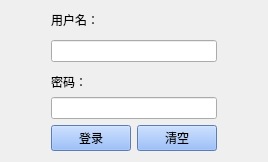
    <widget class="QWidget" name="widget" native="true">
     <property name="sizePolicy">
      <sizepolicy hsizetype="Preferred" vsizetype="Fixed">
       <horstretch>0</horstretch>
       <verstretch>0</verstretch>
      </sizepolicy>
     </property>
     <layout class="QGridLayout" name="gridLayout">
      <item row="1" column="0">
       <spacer name="horizontalSpacer_3">
        <property name="orientation">
         <enum>Qt::Horizontal</enum>
        </property>
        <property name="sizeHint" stdset="0">
         <size>
          <width>40</width>
          <height>20</height>
         </size>
        </property>
       </spacer>
      </item>
      <item row="1" column="4">
       <spacer name="horizontalSpacer_2">
        <property name="orientation">
         <enum>Qt::Horizontal</enum>
        </property>
        <property name="sizeHint" stdset="0">
         <size>
          <width>40</width>
          <height>20</height>
         </size>
        </property>
       </spacer>
      </item>
      <item row="6" column="3">
       <widget class="QPushButton" name="editButton">
        <property name="palette">
         <palette>
          <active>
           <colorrole role="WindowText">
            <brush brushstyle="SolidPattern">
             <color alpha="255">
              <red>0</red>
              <green>0</green>
              <blue>0</blue>
             </color>
            </brush>
           </colorrole>
           <colorrole role="Button">
            <brush brushstyle="SolidPattern">
             <color alpha="255">
              <red>130</red>
              <green>175</green>
              <blue>249</blue>
             </color>
            </brush>
           </colorrole>
           <colorrole role="Light">
            <brush brushstyle="SolidPattern">
             <color alpha="255">
              <red>252</red>
              <green>253</green>
              <blue>255</blue>
             </color>
            </brush>
           </colorrole>
           <colorrole role="Midlight">
            <brush brushstyle="SolidPattern">
             <color alpha="255">
              <red>191</red>
              <green>214</green>
              <blue>252</blue>
             </color>
            </brush>
           </colorrole>
           <colorrole role="Dark">
            <brush brushstyle="SolidPattern">
             <color alpha="255">
              <red>65</red>
              <green>87</green>
              <blue>124</blue>
             </color>
            </brush>
           </colorrole>
           <colorrole role="Mid">
            <brush brushstyle="SolidPattern">
             <color alpha="255">
              <red>87</red>
              <green>117</green>
              <blue>166</blue>
             </color>
            </brush>
           </colorrole>
           <colorrole role="Text">
            <brush brushstyle="SolidPattern">
             <color alpha="255">
              <red>0</red>
              <green>0</green>
              <blue>0</blue>
             </color>
            </brush>
           </colorrole>
           <colorrole role="BrightText">
            <brush brushstyle="SolidPattern">
             <color alpha="255">
              <red>255</red>
              <green>255</green>
              <blue>255</blue>
             </color>
            </brush>
           </colorrole>
           <colorrole role="ButtonText">
            <brush brushstyle="SolidPattern">
             <color alpha="255">
              <red>0</red>
              <green>0</green>
              <blue>0</blue>
             </color>
            </brush>
           </colorrole>
           <colorrole role="Base">
            <brush brushstyle="SolidPattern">
             <color alpha="255">
              <red>255</red>
              <green>255</green>
              <blue>255</blue>
             </color>
            </brush>
           </colorrole>
           <colorrole role="Window">
            <brush brushstyle="SolidPattern">
             <color alpha="255">
              <red>130</red>
              <green>175</green>
              <blue>249</blue>
             </color>
            </brush>
           </colorrole>
           <colorrole role="Shadow">
            <brush brushstyle="SolidPattern">
             <color alpha="255">
              <red>0</red>
              <green>0</green>
              <blue>0</blue>
             </color>
            </brush>
           </colorrole>
           <colorrole role="AlternateBase">
            <brush brushstyle="SolidPattern">
             <color alpha="255">
              <red>192</red>
              <green>215</green>
              <blue>252</blue>
             </color>
            </brush>
           </colorrole>
           <colorrole role="ToolTipBase">
            <brush brushstyle="SolidPattern">
             <color alpha="255">
              <red>255</red>
              <green>255</green>
              <blue>220</blue>
             </color>
            </brush>
           </colorrole>
           <colorrole role="ToolTipText">
            <brush brushstyle="SolidPattern">
             <color alpha="255">
              <red>0</red>
              <green>0</green>
              <blue>0</blue>
             </color>
            </brush>
           </colorrole>
           <colorrole role="PlaceholderText">
            <brush brushstyle="SolidPattern">
             <color alpha="128">
              <red>0</red>
              <green>0</green>
              <blue>0</blue>
             </color>
            </brush>
           </colorrole>
          </active>
          <inactive>
           <colorrole role="WindowText">
            <brush brushstyle="SolidPattern">
             <color alpha="255">
              <red>0</red>
              <green>0</green>
              <blue>0</blue>
             </color>
            </brush>
           </colorrole>
           <colorrole role="Button">
            <brush brushstyle="SolidPattern">
             <color alpha="255">
              <red>130</red>
              <green>175</green>
              <blue>249</blue>
             </color>
            </brush>
           </colorrole>
           <colorrole role="Light">
            <brush brushstyle="SolidPattern">
             <color alpha="255">
              <red>252</red>
              <green>253</green>
              <blue>255</blue>
             </color>
            </brush>
           </colorrole>
           <colorrole role="Midlight">
            <brush brushstyle="SolidPattern">
             <color alpha="255">
              <red>191</red>
              <green>214</green>
              <blue>252</blue>
             </color>
            </brush>
           </colorrole>
           <colorrole role="Dark">
            <brush brushstyle="SolidPattern">
             <color alpha="255">
              <red>65</red>
              <green>87</green>
              <blue>124</blue>
             </color>
            </brush>
           </colorrole>
           <colorrole role="Mid">
            <brush brushstyle="SolidPattern">
             <color alpha="255">
              <red>87</red>
              <green>117</green>
              <blue>166</blue>
             </color>
            </brush>
           </colorrole>
           <colorrole role="Text">
            <brush brushstyle="SolidPattern">
             <color alpha="255">
              <red>0</red>
              <green>0</green>
              <blue>0</blue>
             </color>
            </brush>
           </colorrole>
           <colorrole role="BrightText">
            <brush brushstyle="SolidPattern">
             <color alpha="255">
              <red>255</red>
              <green>255</green>
              <blue>255</blue>
             </color>
            </brush>
           </colorrole>
           <colorrole role="ButtonText">
            <brush brushstyle="SolidPattern">
             <color alpha="255">
              <red>0</red>
              <green>0</green>
              <blue>0</blue>
             </color>
            </brush>
           </colorrole>
           <colorrole role="Base">
            <brush brushstyle="SolidPattern">
             <color alpha="255">
              <red>255</red>
              <green>255</green>
              <blue>255</blue>
             </color>
            </brush>
           </colorrole>
           <colorrole role="Window">
            <brush brushstyle="SolidPattern">
             <color alpha="255">
              <red>130</red>
              <green>175</green>
              <blue>249</blue>
             </color>
            </brush>
           </colorrole>
           <colorrole role="Shadow">
            <brush brushstyle="SolidPattern">
             <color alpha="255">
              <red>0</red>
              <green>0</green>
              <blue>0</blue>
             </color>
            </brush>
           </colorrole>
           <colorrole role="AlternateBase">
            <brush brushstyle="SolidPattern">
             <color alpha="255">
              <red>192</red>
              <green>215</green>
              <blue>252</blue>
             </color>
            </brush>
           </colorrole>
           <colorrole role="ToolTipBase">
            <brush brushstyle="SolidPattern">
             <color alpha="255">
              <red>255</red>
              <green>255</green>
              <blue>220</blue>
             </color>
            </brush>
           </colorrole>
           <colorrole role="ToolTipText">
            <brush brushstyle="SolidPattern">
             <color alpha="255">
              <red>0</red>
              <green>0</green>
              <blue>0</blue>
             </color>
            </brush>
           </colorrole>
           <colorrole role="PlaceholderText">
            <brush brushstyle="SolidPattern">
             <color alpha="128">
              <red>0</red>
              <green>0</green>
              <blue>0</blue>
             </color>
            </brush>
           </colorrole>
          </inactive>
          <disabled>
           <colorrole role="WindowText">
            <brush brushstyle="SolidPattern">
             <color alpha="255">
              <red>65</red>
              <green>87</green>
              <blue>124</blue>
             </color>
            </brush>
           </colorrole>
           <colorrole role="Button">
            <brush brushstyle="SolidPattern">
             <color alpha="255">
              <red>130</red>
              <green>175</green>
              <blue>249</blue>
             </color>
            </brush>
           </colorrole>
           <colorrole role="Light">
            <brush brushstyle="SolidPattern">
             <color alpha="255">
              <red>252</red>
              <green>253</green>
              <blue>255</blue>
             </color>
            </brush>
           </colorrole>
           <colorrole role="Midlight">
            <brush brushstyle="SolidPattern">
             <color alpha="255">
              <red>191</red>
              <green>214</green>
              <blue>252</blue>
             </color>
            </brush>
           </colorrole>
           <colorrole role="Dark">
            <brush brushstyle="SolidPattern">
             <color alpha="255">
              <red>65</red>
              <green>87</green>
              <blue>124</blue>
             </color>
            </brush>
           </colorrole>
           <colorrole role="Mid">
            <brush brushstyle="SolidPattern">
             <color alpha="255">
              <red>87</red>
              <green>117</green>
              <blue>166</blue>
             </color>
            </brush>
           </colorrole>
           <colorrole role="Text">
            <brush brushstyle="SolidPattern">
             <color alpha="255">
              <red>65</red>
              <green>87</green>
              <blue>124</blue>
             </color>
            </brush>
           </colorrole>
           <colorrole role="BrightText">
            <brush brushstyle="SolidPattern">
             <color alpha="255">
              <red>255</red>
              <green>255</green>
              <blue>255</blue>
             </color>
            </brush>
           </colorrole>
           <colorrole role="ButtonText">
            <brush brushstyle="SolidPattern">
             <color alpha="255">
              <red>65</red>
              <green>87</green>
              <blue>124</blue>
             </color>
            </brush>
           </colorrole>
           <colorrole role="Base">
            <brush brushstyle="SolidPattern">
             <color alpha="255">
              <red>130</red>
              <green>175</green>
              <blue>249</blue>
             </color>
            </brush>
           </colorrole>
           <colorrole role="Window">
            <brush brushstyle="SolidPattern">
             <color alpha="255">
              <red>130</red>
              <green>175</green>
              <blue>249</blue>
             </color>
            </brush>
           </colorrole>
           <colorrole role="Shadow">
            <brush brushstyle="SolidPattern">
             <color alpha="255">
              <red>0</red>
              <green>0</green>
              <blue>0</blue>
             </color>
            </brush>
           </colorrole>
           <colorrole role="AlternateBase">
            <brush brushstyle="SolidPattern">
             <color alpha="255">
              <red>130</red>
              <green>175</green>
              <blue>249</blue>
             </color>
            </brush>
           </colorrole>
           <colorrole role="ToolTipBase">
            <brush brushstyle="SolidPattern">
             <color alpha="255">
              <red>255</red>
              <green>255</green>
              <blue>220</blue>
             </color>
            </brush>
           </colorrole>
           <colorrole role="ToolTipText">
            <brush brushstyle="SolidPattern">
             <color alpha="255">
              <red>0</red>
              <green>0</green>
              <blue>0</blue>
             </color>
            </brush>
           </colorrole>
           <colorrole role="PlaceholderText">
            <brush brushstyle="SolidPattern">
             <color alpha="128">
              <red>0</red>
              <green>0</green>
              <blue>0</blue>
             </color>
            </brush>
           </colorrole>
          </disabled>
         </palette>
        </property>
        <property name="focusPolicy">
         <enum>Qt::NoFocus</enum>
        </property>
        <property name="text">
         <string>清空</string>
        </property>
       </widget>
      </item>
      <item row="4" column="2">
       <widget class="QLabel" name="label_2">
        <property name="layoutDirection">
         <enum>Qt::LeftToRight</enum>
        </property>
        <property name="text">
         <string>密码：</string>
        </property>
        <property name="textFormat">
         <enum>Qt::AutoText</enum>
        </property>
        <property name="alignment">
         <set>Qt::AlignLeading|Qt::AlignLeft|Qt::AlignVCenter</set>
        </property>
       </widget>
      </item>
      <item row="1" column="2" rowspan="3" colspan="2">
       <widget class="QLineEdit" name="nameLine"/>
      </item>
      <item row="0" column="2">
       <widget class="QLabel" name="label">
        <property name="text">
         <string>用户名：</string>
        </property>
        <property name="alignment">
         <set>Qt::AlignLeading|Qt::AlignLeft|Qt::AlignVCenter</set>
        </property>
       </widget>
      </item>
      <item row="5" column="2" colspan="2">
       <widget class="QLineEdit" name="passwordLine">
        <property name="echoMode">
         <enum>QLineEdit::Password</enum>
        </property>
       </widget>
      </item>
      <item row="6" column="2">
       <widget class="QPushButton" name="loginButton">
        <property name="palette">
         <palette>
          <active>
           <colorrole role="WindowText">
            <brush brushstyle="SolidPattern">
             <color alpha="255">
              <red>0</red>
              <green>0</green>
              <blue>0</blue>
             </color>
            </brush>
           </colorrole>
           <colorrole role="Button">
            <brush brushstyle="SolidPattern">
             <color alpha="255">
              <red>130</red>
              <green>175</green>
              <blue>249</blue>
             </color>
            </brush>
           </colorrole>
           <colorrole role="Light">
            <brush brushstyle="SolidPattern">
             <color alpha="255">
              <red>252</red>
              <green>253</green>
              <blue>255</blue>
             </color>
            </brush>
           </colorrole>
           <colorrole role="Midlight">
            <brush brushstyle="SolidPattern">
             <color alpha="255">
              <red>191</red>
              <green>214</green>
              <blue>252</blue>
             </color>
            </brush>
           </colorrole>
           <colorrole role="Dark">
            <brush brushstyle="SolidPattern">
             <color alpha="255">
              <red>65</red>
              <green>87</green>
              <blue>124</blue>
             </color>
            </brush>
           </colorrole>
           <colorrole role="Mid">
            <brush brushstyle="SolidPattern">
             <color alpha="255">
              <red>87</red>
              <green>117</green>
              <blue>166</blue>
             </color>
            </brush>
           </colorrole>
           <colorrole role="Text">
            <brush brushstyle="SolidPattern">
             <color alpha="255">
              <red>0</red>
              <green>0</green>
              <blue>0</blue>
             </color>
            </brush>
           </colorrole>
           <colorrole role="BrightText">
            <brush brushstyle="SolidPattern">
             <color alpha="255">
              <red>255</red>
              <green>255</green>
              <blue>255</blue>
             </color>
            </brush>
           </colorrole>
           <colorrole role="ButtonText">
            <brush brushstyle="SolidPattern">
             <color alpha="255">
              <red>0</red>
              <green>0</green>
              <blue>0</blue>
             </color>
            </brush>
           </colorrole>
           <colorrole role="Base">
            <brush brushstyle="SolidPattern">
             <color alpha="255">
              <red>255</red>
              <green>255</green>
              <blue>255</blue>
             </color>
            </brush>
           </colorrole>
           <colorrole role="Window">
            <brush brushstyle="SolidPattern">
             <color alpha="255">
              <red>130</red>
              <green>175</green>
              <blue>249</blue>
             </color>
            </brush>
           </colorrole>
           <colorrole role="Shadow">
            <brush brushstyle="SolidPattern">
             <color alpha="255">
              <red>0</red>
              <green>0</green>
              <blue>0</blue>
             </color>
            </brush>
           </colorrole>
           <colorrole role="AlternateBase">
            <brush brushstyle="SolidPattern">
             <color alpha="255">
              <red>192</red>
              <green>215</green>
              <blue>252</blue>
             </color>
            </brush>
           </colorrole>
           <colorrole role="ToolTipBase">
            <brush brushstyle="SolidPattern">
             <color alpha="255">
              <red>255</red>
              <green>255</green>
              <blue>220</blue>
             </color>
            </brush>
           </colorrole>
           <colorrole role="ToolTipText">
            <brush brushstyle="SolidPattern">
             <color alpha="255">
              <red>0</red>
              <green>0</green>
              <blue>0</blue>
             </color>
            </brush>
           </colorrole>
           <colorrole role="PlaceholderText">
            <brush brushstyle="SolidPattern">
             <color alpha="128">
              <red>0</red>
              <green>0</green>
              <blue>0</blue>
             </color>
            </brush>
           </colorrole>
          </active>
          <inactive>
           <colorrole role="WindowText">
            <brush brushstyle="SolidPattern">
             <color alpha="255">
              <red>0</red>
              <green>0</green>
              <blue>0</blue>
             </color>
            </brush>
           </colorrole>
           <colorrole role="Button">
            <brush brushstyle="SolidPattern">
             <color alpha="255">
              <red>130</red>
              <green>175</green>
              <blue>249</blue>
             </color>
            </brush>
           </colorrole>
           <colorrole role="Light">
            <brush brushstyle="SolidPattern">
             <color alpha="255">
              <red>252</red>
              <green>253</green>
              <blue>255</blue>
             </color>
            </brush>
           </colorrole>
           <colorrole role="Midlight">
            <brush brushstyle="SolidPattern">
             <color alpha="255">
              <red>191</red>
              <green>214</green>
              <blue>252</blue>
             </color>
            </brush>
           </colorrole>
           <colorrole role="Dark">
            <brush brushstyle="SolidPattern">
             <color alpha="255">
              <red>65</red>
              <green>87</green>
              <blue>124</blue>
             </color>
            </brush>
           </colorrole>
           <colorrole role="Mid">
            <brush brushstyle="SolidPattern">
             <color alpha="255">
              <red>87</red>
              <green>117</green>
              <blue>166</blue>
             </color>
            </brush>
           </colorrole>
           <colorrole role="Text">
            <brush brushstyle="SolidPattern">
             <color alpha="255">
              <red>0</red>
              <green>0</green>
              <blue>0</blue>
             </color>
            </brush>
           </colorrole>
           <colorrole role="BrightText">
            <brush brushstyle="SolidPattern">
             <color alpha="255">
              <red>255</red>
              <green>255</green>
              <blue>255</blue>
             </color>
            </brush>
           </colorrole>
           <colorrole role="ButtonText">
            <brush brushstyle="SolidPattern">
             <color alpha="255">
              <red>0</red>
              <green>0</green>
              <blue>0</blue>
             </color>
            </brush>
           </colorrole>
           <colorrole role="Base">
            <brush brushstyle="SolidPattern">
             <color alpha="255">
              <red>255</red>
              <green>255</green>
              <blue>255</blue>
             </color>
            </brush>
           </colorrole>
           <colorrole role="Window">
            <brush brushstyle="SolidPattern">
             <color alpha="255">
              <red>130</red>
              <green>175</green>
              <blue>249</blue>
             </color>
            </brush>
           </colorrole>
           <colorrole role="Shadow">
            <brush brushstyle="SolidPattern">
             <color alpha="255">
              <red>0</red>
              <green>0</green>
              <blue>0</blue>
             </color>
            </brush>
           </colorrole>
           <colorrole role="AlternateBase">
            <brush brushstyle="SolidPattern">
             <color alpha="255">
              <red>192</red>
              <green>215</green>
              <blue>252</blue>
             </color>
            </brush>
           </colorrole>
           <colorrole role="ToolTipBase">
            <brush brushstyle="SolidPattern">
             <color alpha="255">
              <red>255</red>
              <green>255</green>
              <blue>220</blue>
             </color>
            </brush>
           </colorrole>
           <colorrole role="ToolTipText">
            <brush brushstyle="SolidPattern">
             <color alpha="255">
              <red>0</red>
              <green>0</green>
              <blue>0</blue>
             </color>
            </brush>
           </colorrole>
           <colorrole role="PlaceholderText">
            <brush brushstyle="SolidPattern">
             <color alpha="128">
              <red>0</red>
              <green>0</green>
              <blue>0</blue>
             </color>
            </brush>
           </colorrole>
          </inactive>
          <disabled>
           <colorrole role="WindowText">
            <brush brushstyle="SolidPattern">
             <color alpha="255">
              <red>65</red>
              <green>87</green>
              <blue>124</blue>
             </color>
            </brush>
           </colorrole>
           <colorrole role="Button">
            <brush brushstyle="SolidPattern">
             <color alpha="255">
              <red>130</red>
              <green>175</green>
              <blue>249</blue>
             </color>
            </brush>
           </colorrole>
           <colorrole role="Light">
            <brush brushstyle="SolidPattern">
             <color alpha="255">
              <red>252</red>
              <green>253</green>
              <blue>255</blue>
             </color>
            </brush>
           </colorrole>
           <colorrole role="Midlight">
            <brush brushstyle="SolidPattern">
             <color alpha="255">
              <red>191</red>
              <green>214</green>
              <blue>252</blue>
             </color>
            </brush>
           </colorrole>
           <colorrole role="Dark">
            <brush brushstyle="SolidPattern">
             <color alpha="255">
              <red>65</red>
              <green>87</green>
              <blue>124</blue>
             </color>
            </brush>
           </colorrole>
           <colorrole role="Mid">
            <brush brushstyle="SolidPattern">
             <color alpha="255">
              <red>87</red>
              <green>117</green>
              <blue>166</blue>
             </color>
            </brush>
           </colorrole>
           <colorrole role="Text">
            <brush brushstyle="SolidPattern">
             <color alpha="255">
              <red>65</red>
              <green>87</green>
              <blue>124</blue>
             </color>
            </brush>
           </colorrole>
           <colorrole role="BrightText">
            <brush brushstyle="SolidPattern">
             <color alpha="255">
              <red>255</red>
              <green>255</green>
              <blue>255</blue>
             </color>
            </brush>
           </colorrole>
           <colorrole role="ButtonText">
            <brush brushstyle="SolidPattern">
             <color alpha="255">
              <red>65</red>
              <green>87</green>
              <blue>124</blue>
             </color>
            </brush>
           </colorrole>
           <colorrole role="Base">
            <brush brushstyle="SolidPattern">
             <color alpha="255">
              <red>130</red>
              <green>175</green>
              <blue>249</blue>
             </color>
            </brush>
           </colorrole>
           <colorrole role="Window">
            <brush brushstyle="SolidPattern">
             <color alpha="255">
              <red>130</red>
              <green>175</green>
              <blue>249</blue>
             </color>
            </brush>
           </colorrole>
           <colorrole role="Shadow">
            <brush brushstyle="SolidPattern">
             <color alpha="255">
              <red>0</red>
              <green>0</green>
              <blue>0</blue>
             </color>
            </brush>
           </colorrole>
           <colorrole role="AlternateBase">
            <brush brushstyle="SolidPattern">
             <color alpha="255">
              <red>130</red>
              <green>175</green>
              <blue>249</blue>
             </color>
            </brush>
           </colorrole>
           <colorrole role="ToolTipBase">
            <brush brushstyle="SolidPattern">
             <color alpha="255">
              <red>255</red>
              <green>255</green>
              <blue>220</blue>
             </color>
            </brush>
           </colorrole>
           <colorrole role="ToolTipText">
            <brush brushstyle="SolidPattern">
             <color alpha="255">
              <red>0</red>
              <green>0</green>
              <blue>0</blue>
             </color>
            </brush>
           </colorrole>
           <colorrole role="PlaceholderText">
            <brush brushstyle="SolidPattern">
             <color alpha="128">
              <red>0</red>
              <green>0</green>
              <blue>0</blue>
             </color>
            </brush>
           </colorrole>
          </disabled>
         </palette>
        </property>
        <property name="text">
         <string>登录</string>
        </property>
       </widget>
      </item>
     </layout>
    </widget>
